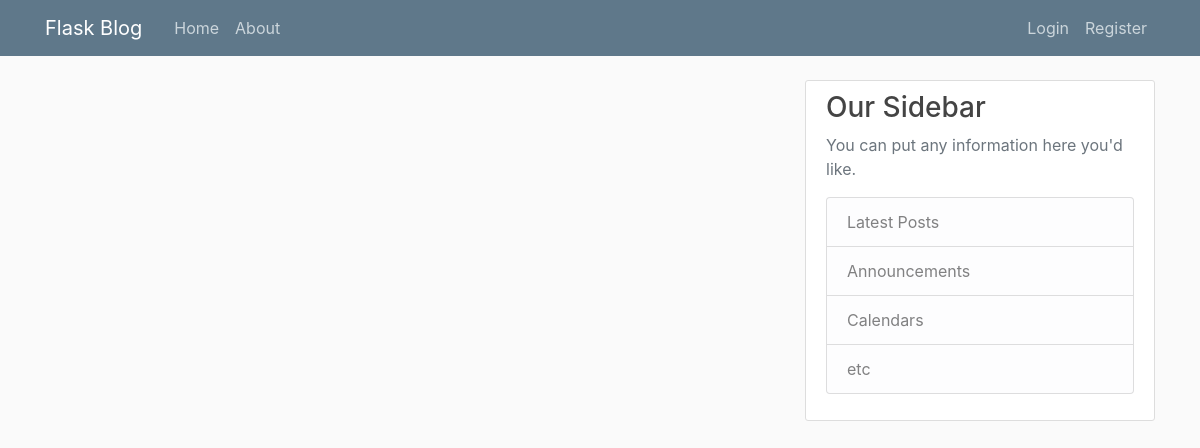
The app's page /home, older data.
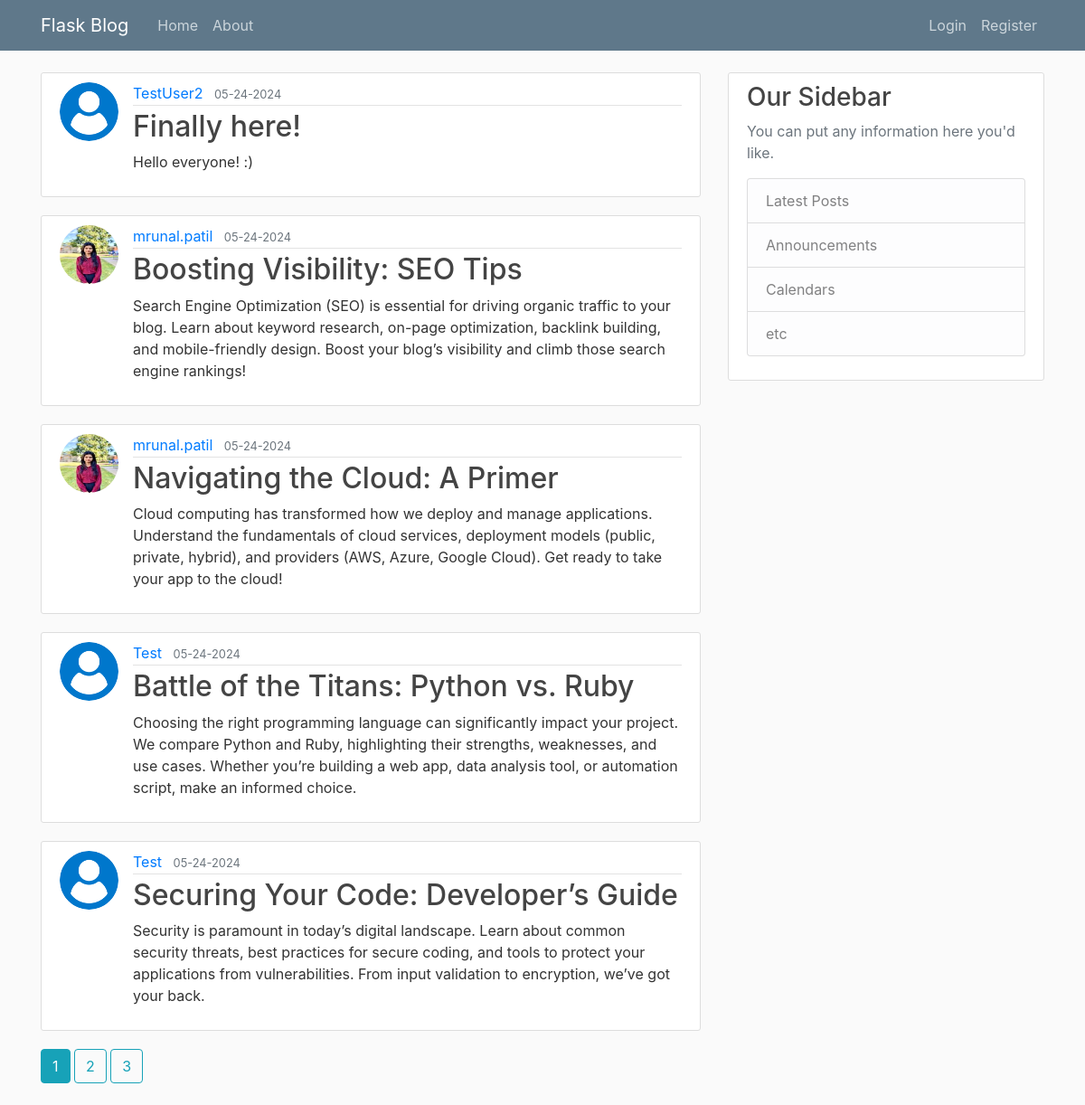
The same page, newer data.
### flaskblog/models.py (models this page shows, shortened)
class Post(db.Model):
    id = db.Column(db.Integer, primary_key=True)
    title = db.Column(db.String(100), nullable=False)
    date_posted = db.Column(db.DateTime, nullable=False, default=datetime.utcnow)
    content = db.Column(db.Text, nullable=False)
    user_id = db.Column(db.Integer, db.ForeignKey('user.id'), nullable=False)

class User(db.Model, UserMixin):
    id = db.Column(db.Integer, primary_key=True)
    username = db.Column(db.String(20), unique=True, nullable=False)
    email = db.Column(db.String(120), unique=True, nullable=False)
    image_file = db.Column(db.String(20), nullable=False, default='default.jpg')
    password = db.Column(db.String(60), nullable=False)
    posts = db.relationship('Post', backref='author', lazy=True)

### flaskblog/main/routes.py (the view)
@main.route("/")
@main.route("/home")
def home():
    page = request.args.get('page', 1, type=int)
    posts = Post.query.order_by(Post.date_posted.desc()).paginate(page=page, per_page=5)
    return render_template('home.html', posts=posts)

### flaskblog/templates/home.html (shortened to what this page needs)
{% extends "layout.html" %}
{%  block content %}
    {% for post in posts.items %}
        <article class="media content-section">
            <img class="rounded-circle article-img" src="{{ url_for('static', filename='profile_pics/' + post.author.image_file) }}">
            <div class="media-body">
            <div class="article-metadata">
                <a class="mr-2" href="{{ url_for('users.user_posts', username=post.author.username) }}">{{ post.author.username }}</a>
                <small class="text-muted">{{ post.date_posted.strftime('%m-%d-%Y') }}</small>
            </div>
            <h2><a class="article-title" href="{{ url_for('posts.post', post_id=post.id) }}">{{ post.title }}</a></h2>
            <p class="article-content">{{ post.content }}</p>
            </div>
        </article>
    {%  endfor %}
    {% for page_num in posts.iter_pages(left_edge=1, right_edge=1, left_current=1, right_current=2) %}
        {% if page_num %}
            {% if posts.page == page_num %}
                <a class="btn btn-info mb-4" href="{{ url_for('main.home', page=page_num) }}">{{ page_num }}</a>
            {% else %}
                <a class="btn btn-outline-info mb-4" href="{{ url_for('main.home', page=page_num) }}">{{ page_num }}</a>
            {% endif %}
        {% endif %}
    {% endfor %}
{%  endblock content %}

### flaskblog/templates/layout.html (shortened to what this page needs)
<!DOCTYPE html>
<html>
<head>
    <link rel="stylesheet" href="https://maxcdn.bootstrapcdn.com/bootstrap/4.0.0/css/bootstrap.min.css">
    <link rel="stylesheet" type="text/css" href="{{ url_for('static', filename='main.css') }}">
</head>
<body>
    <header class="site-header">
      <nav class="navbar navbar-expand-md navbar-dark bg-steel fixed-top">
        <div class="container">
          <a class="navbar-brand mr-4" href="/">Flask Blog</a>
          <div class="collapse navbar-collapse" id="navbarToggle">
            <div class="navbar-nav mr-auto">
              <a class="nav-item nav-link" href="{{ url_for('main.home') }}">Home</a>
              <a class="nav-item nav-link" href="{{ url_for('main.about') }}">About</a>
            </div>
            <div class="navbar-nav">
              {% if current_user.is_authenticated %}
                <a class="nav-item nav-link" href="{{ url_for('posts.new_post') }}">New Post</a>
                <a class="nav-item nav-link" href="{{ url_for('users.account') }}">Account</a>
                <a class="nav-item nav-link" href="{{ url_for('users.logout') }}">Logout</a>
              {% else %}
                <a class="nav-item nav-link" href="{{ url_for('users.login') }}">Login</a>
                <a class="nav-item nav-link" href="{{ url_for('users.register') }}">Register</a>
              {% endif %}
            </div>
          </div>
        </div>
      </nav>
    </header>
    <main role="main" class="container">
      <div class="row">
        <div class="col-md-8">
          {% block content %}{% endblock %}
        </div>
        <div class="col-md-4">
          <div class="content-section">
            <h3>Our Sidebar</h3>
            <p class='text-muted'>You can put any information here you'd like.
              <ul class="list-group">
                <li class="list-group-item list-group-item-light">Latest Posts</li>
                <li class="list-group-item list-group-item-light">Announcements</li>
                <li class="list-group-item list-group-item-light">Calendars</li>
                <li class="list-group-item list-group-item-light">etc</li>
              </ul>
            </p>
          </div>
        </div>
      </div>
    </main>
</body>
</html>

### flaskblog/static/main.css (style rules this page uses)
body { background: #fafafa; color: #333333; margin-top: 5rem; }
h1, h2, h3, h4, h5, h6 { color: #444444; }
.bg-steel { background-color: #5f788a; }
.site-header .navbar-nav .nav-link { color: #cbd5db; }
.content-section { background: #ffffff; padding: 10px 20px; border: 1px solid #dddddd; border-radius: 3px; margin-bottom: 20px; }
.article-title { color: #444444; }
.article-content { white-space: pre-line; }
.article-img { height: 65px; width: 65px; margin-right: 16px; }
.article-metadata { padding-bottom: 1px; margin-bottom: 4px; border-bottom: 1px solid #e3e3e3 }

Row changes from the older to the newer data that the page shows:
added Post: image_file (placeholder picture), author.username "TestUser2", date_posted "05-24-2024", title "Finally here!", content "Hello everyone! :)"
added Post: image_file (picture), author.username "mrunal.patil", date_posted "05-24-2024", title "Boosting Visibility: SEO Tips", content "Search Engine Optimization (SEO) is essential for driving organic traffic to your blog. Learn about keyword research, on-page optimization, backlink building, and mobile-friendly design. Boost your blog’s visibility and climb those search engine rankings!"
added Post: image_file (picture), author.username "mrunal.patil", date_posted "05-24-2024", title "Navigating the Cloud: A Primer", content "Cloud computing has transformed how we deploy and manage applications. Understand the fundamentals of cloud services, deployment models (public, private, hybrid), and providers (AWS, Azure, Google Cloud). Get ready to take your app to the cloud!"
added Post: image_file (placeholder picture), author.username "Test", date_posted "05-24-2024", title "Battle of the Titans: Python vs. Ruby", content "Choosing the right programming language can significantly impact your project. We compare Python and Ruby, highlighting their strengths, weaknesses, and use cases. Whether you’re building a web app, data analysis tool, or automation script, make an informed choice."
added Post: image_file (placeholder picture), author.username "Test", date_posted "05-24-2024", title "Securing Your Code: Developer’s Guide", content "Security is paramount in today’s digital landscape. Learn about common security threats, best practices for secure coding, and tools to protect your applications from vulnerabilities. From input validation to encryption, we’ve got your back."
Text that changed along with them:
new list line: "1"
new list line: "2"
new list line: "3"
